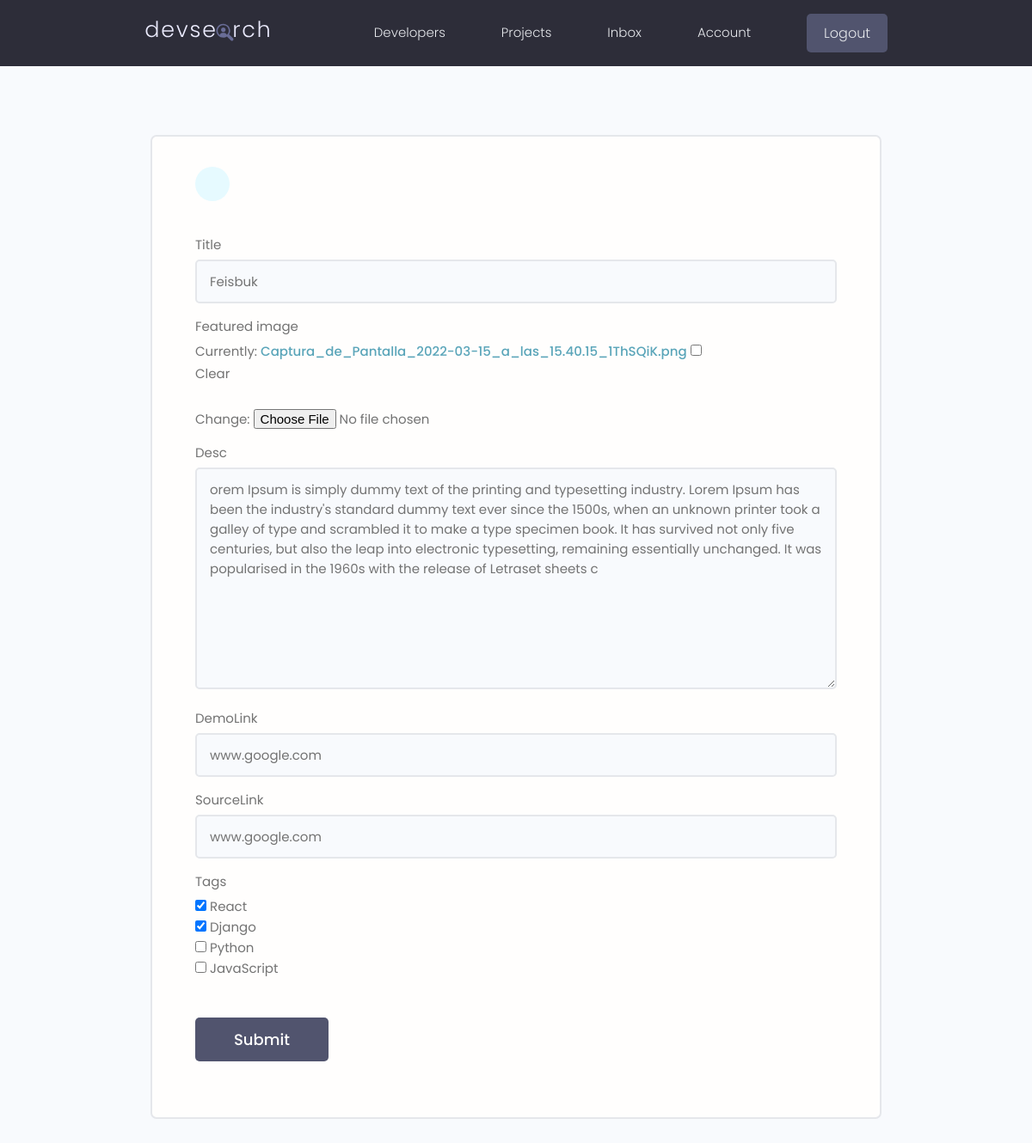
The app's page /projects/update-project/ee298b9c-186e-4405-a03d-1e364ad948f0/ (signed in), older data.
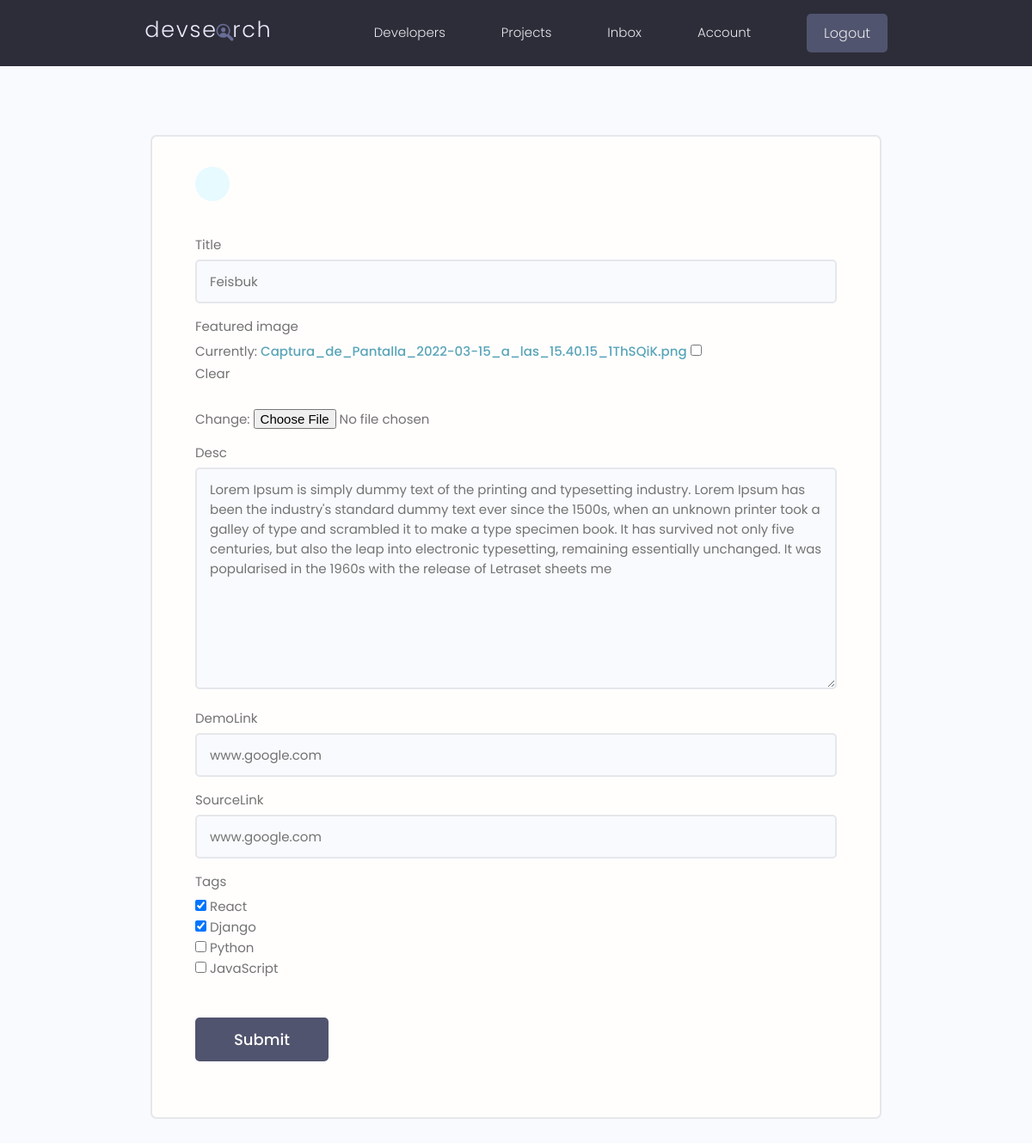
The same page, newer data.
### projects/models.py (models this page shows, shortened)
class Project(models.Model):
    title = models.CharField(max_length=200)
    owner = models.ForeignKey(Profile, null=True, blank=True, on_delete=models.CASCADE)
    desc = models.TextField(null=True, blank=True) #null es para la BBDD, blank para el front
    featured_image = models.ImageField(null=True, blank=True, default='default.jpg')
    demoLink = models.CharField(max_length=200, null=True, blank=True)
    sourceLink = models.CharField(max_length=200, null=True, blank=True)
    tags = models.ManyToManyField('Tag', blank= True)
    vote_total = models.IntegerField(default= 0, null=True, blank=True)
    vote_ratio = models.IntegerField(default=0, null= True, blank=True)
    created = models.DateTimeField(auto_now_add=True) #crea TimeStamp automaticamente
    id = models.UUIDField(default=uuid.uuid4, unique=True, primary_key=True, editable=False)

### projects/views.py (the view)
# urls.py: path('update-project/<str:pk>/', views.updateProject, name= 'update-project'),
@login_required(login_url='login')
def updateProject(request, pk):                             #pasamos pk para identificar el proyecto
    profile = request.user.profile
    project = profile.project_set.get(id=pk)
    form = ProjectForm(instance=project)                    #instance para que modifique el el proyecto q queremos
    if request.method == 'POST':
        form = ProjectForm(request.POST,request.FILES, instance=project) #instance para que modifique el el proyecto q queremos
        if form.is_valid():
            form.save()
            return redirect('account')
    context = {'form' : form}
    return render(request, 'projects/project_form.html', context)

### projects/forms.py
class ProjectForm(ModelForm):
    class Meta:
        model = Project
        fields = ['title','featured_image', 'desc',
                 'demoLink', 'sourceLink', 'tags']
        widgets = {
            'tags': forms.CheckboxSelectMultiple(),
        }
    def __init__(self, *args, **kwargs):
        super(ProjectForm, self).__init__(*args, **kwargs)
        for name, field in self.fields.items():
            field.widget.attrs.update({'class': 'input'})

### projects/models.py (called while the page is built)
    def __str__(self):
        return self.name

### projects/templates/projects/project_form.html (shortened to what this page needs)
{% extends 'main.html' %}
{% block content %}
<main class="formPage my-xl">
    <div class="content-box">
        <div class="formWrapper">
            <a class="backButton" href="{% url 'projects' %}"></a>
            <br>
            <form class="form" method="POST" enctype="multipart/form-data">
                {% for field in form %}
                <div class="form__field">
                    <label for="formInput#text">{{field.label}}</label>
                    {{field}}
                </div>
                {% endfor %}
                <input class="btn btn--sub btn--lg  my-md" type="submit" value="Submit" />
            </form>
        </div>
    </div>
</main>
</body>
{% endblock %}

Row changes from the older to the newer data that the page shows:
changed Project "Feisbuk": desc "orem Ipsum is simply dummy text of the printing and typesetting industry. Lorem Ipsum has been the industry's standard dummy text ever since the 1500s, when an unknown printer took a galley of type and scrambled it to make a type specimen book. It has survived not only five centuries, but also the leap into electronic typesetting, remaining essentially unchanged. It was popularised in the 1960s with the release of Letraset sheets c" → "Lorem Ipsum is simply dummy text of the printing and typesetting industry. Lorem Ipsum has been the industry's standard dummy text ever since the 1500s, when an unknown printer took a galley of type and scrambled it to make a type specimen book. It has survived not only five centuries, but also the leap into electronic typesetting, remaining essentially unchanged. It was popularised in the 1960s with the release of Letraset sheets me"
